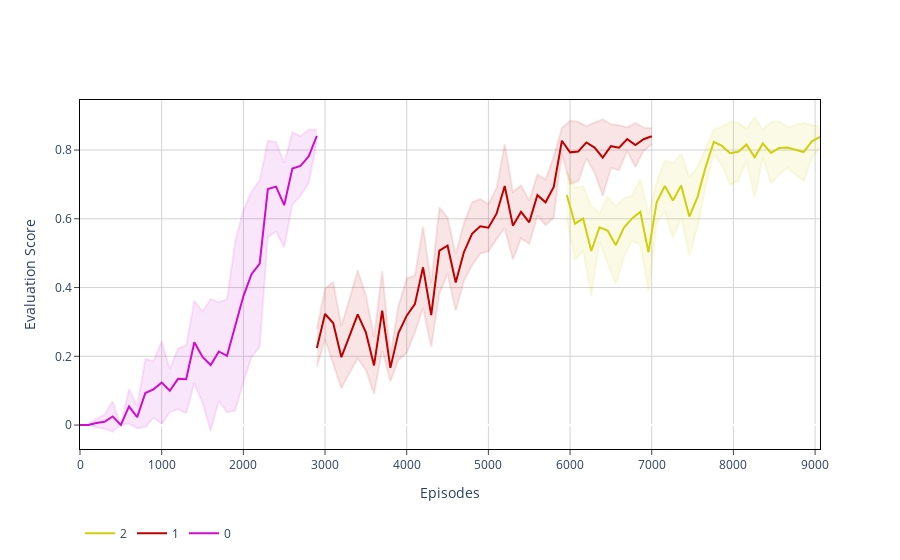
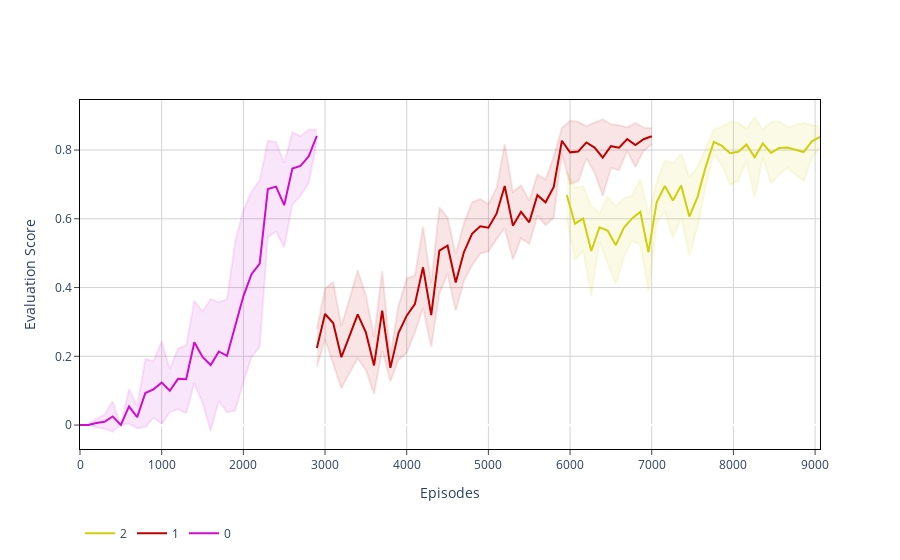

Here is the notebook cell these charts were saved with, in order:
### Markdown cell above
### Plot agent evaluation vs episodes time domain

### Code cell
visualizations.plot_trajectories(stats_all_1_0, time_domain='episodes',
                                 show=True, show_std=True)
